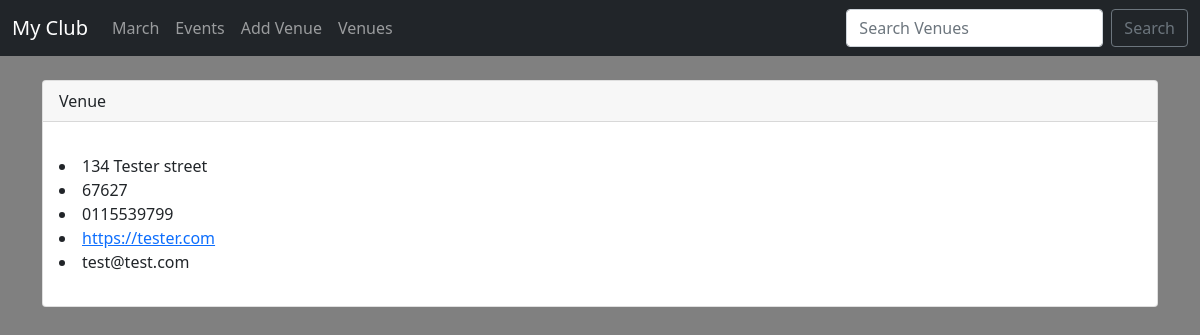
Screenshot of /show_venue/4 with the database file from the repository.
### events/models.py (models this page shows, shortened)
class Venue(models.Model):
    name = models.CharField('Venue Name',max_length=120)
    address = models.CharField(max_length=300)
    zip_code = models.CharField('Zip Code',max_length=15)
    phone = models.CharField('Contact Phone',max_length=25,blank=True)
    web = models.URLField('Website Address',blank=True)
    email_address = models.EmailField('Email Address',blank=True)

### events/views.py (the view)
# urls.py: path('show_venue/<venue_id>',views.show_venue,name='show-venue'),
def show_venue(request,venue_id):
	venue = Venue.objects.get(pk=venue_id)
	return render(request,'events/show_venue.html',{
		'venue':venue,
	})

### events/templates/events/show_venue.html (shortened to what this page needs)
{% extends 'events/base.html' %}
{% block content %}
            <div class="card">
                <div class="card-header">
                    Venue
                </div>
                <div class="card-body">
                  <p class="card-text">
                        <li>{{ venue.address }}</li>
                        <li>{{ venue.zip_code }}</li>
                        <li>{{ venue.phone }}</li>
                        <li> <a href="{{ venue.web }}">{{ venue.web }}</a></li>
                        <li> {{ venue.email_address }}</li>
                  </p>
                </div>
              </div>
{% endblock %}

### rows the page displays
Venue: address "134 Tester street", zip_code "67627", phone "0115539799", web "https://tester.com", email_address "test@test.com"
